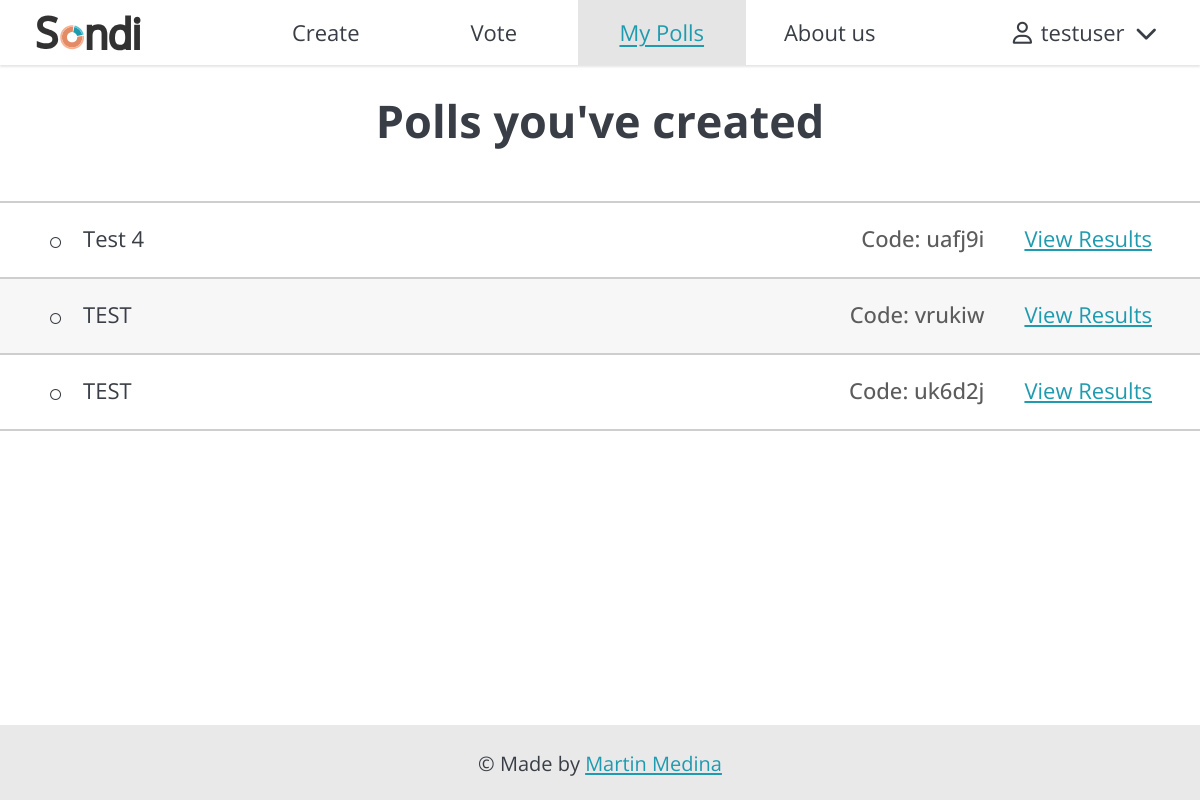
The page /polls/mypolls/ (signed in) on the database as committed earlier.
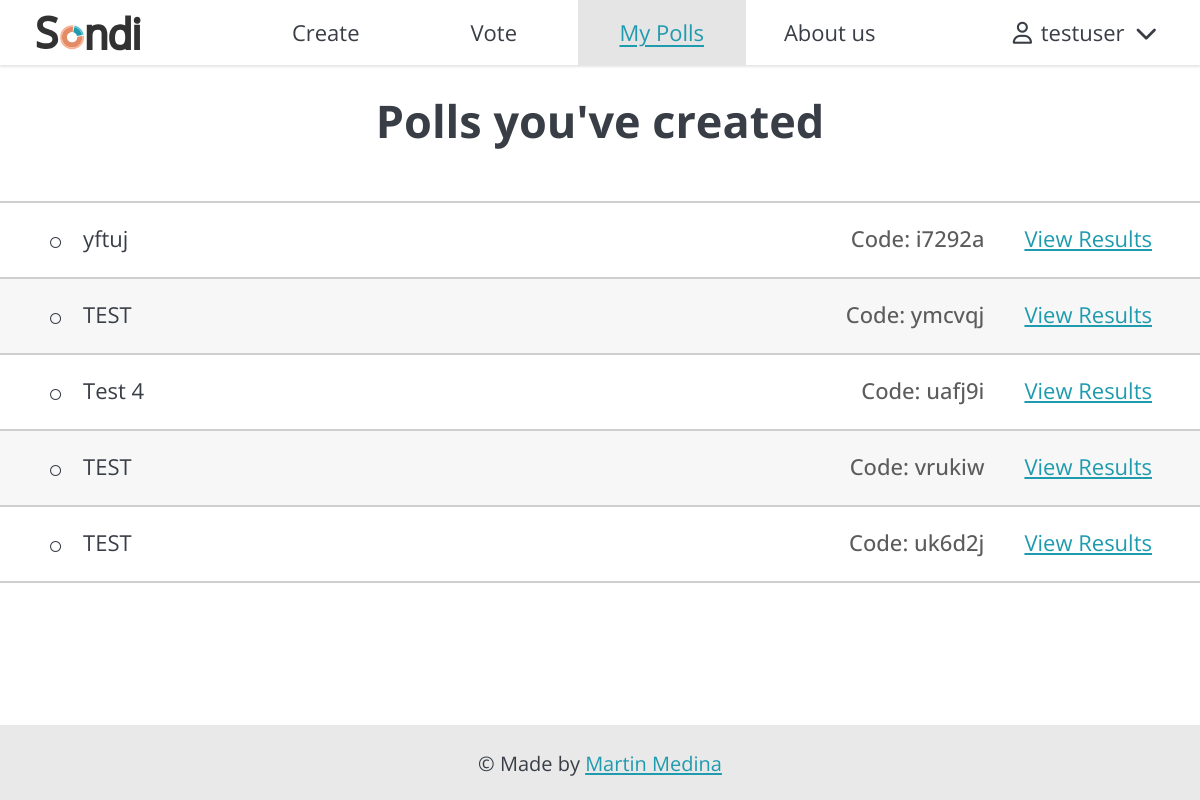
The same page on the database as committed later.
### polls/models.py (models this page shows, shortened)
class Question(models.Model):
    question_text = models.CharField(max_length=200, blank=False)
    pub_date = models.DateTimeField("date published")
    code = models.CharField(max_length=6, blank=False, unique=True)
    VISIBILITY_CHOICES=[
        ('private', 'Private'),
        ('public', 'Public')
    ]
    visibility = models.CharField(blank=False, default='private', max_length=7,
                                  choices=VISIBILITY_CHOICES)
    owner = models.ForeignKey("authentication.CustomUser", on_delete=models.CASCADE)

### polls/views.py (the view)
# urls.py: path("mypolls/", views.UserPollsView.as_view(), name="user_polls"),
class UserPollsView(LoginRequiredMixin, generic.ListView):
    model = Question
    template_name = "polls/user_polls.html"
    def get_queryset(self):
        user_questions = Question.objects.filter(owner=self.request.user,
                                                pub_date__lte=timezone.now()
                                                ).order_by("-pub_date")
        return user_questions
    def get_context_data(self, **kwargs):
        context = super().get_context_data(**kwargs)
        user_questions = self.get_queryset() # Get the queryset
        context['user_questions'] = user_questions
        return context

### polls/templates/polls/user_polls.html (shortened to what this page needs)
{% extends "base.html" %}
{% block css %}
{% load static %}
{% static 'polls/style.css' %}
{% endblock %}
{% block myPollsSelected %}
class="selected"
{% endblock %}
{% block content %}
<main>
    <h1>Polls you've created</h1>
    <div id="user-polls-list">
        {% if user_questions %}
            <ul>
            {% for question in user_questions %}
                <li>
                    <span>{{ question.question_text }}</span>
                    <span>Code: {{ question.code }}</span>
                    <a href="{% url 'polls:owner_results' question.id %}" class="link" title="View Results">View Results</a>
                </li>
            {% endfor %}
            </ul>
        {% else %}
            <p class="display-error-message">No polls are available</p>
            <a href="{% url 'polls:create' %}" class="link">Create a poll now</a>
        {% endif %}
    </div>
</main>
{% endblock %}

Rows that differ between the two databases and show on the page:
added Question: question_text "yftuj", code "i7292a"
added Question: question_text "TEST", code "ymcvqj"
